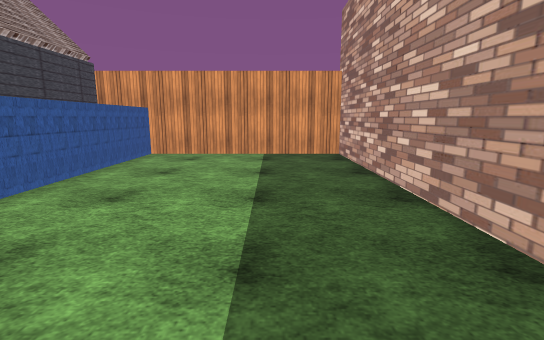
View 1 (above)

16 first-person views from a walk through a Unity game level. The camera is 1.4 m above the floor, tilts 10° down and sees 85° across. The floor is counted in squares, 1 m on a side. Each view is taken from the middle of a square. On the plan, view 1 faces up. The plan holds only what a view shows up to about 14 squares ahead; the rest is blank. The place goes on beyond the plan. The player is left out. Some surface patterns are stand-ins.

View 2
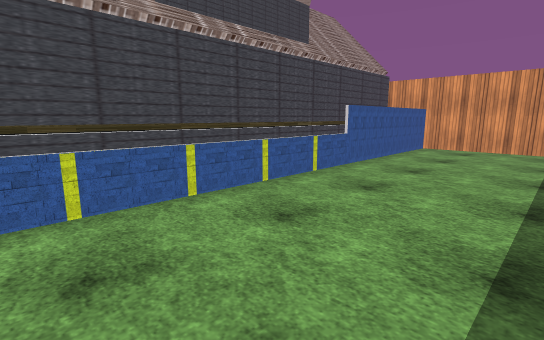

View 3
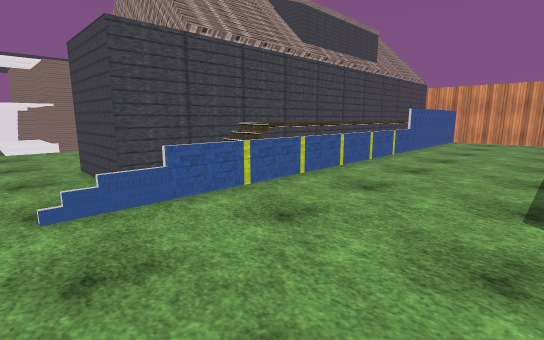

View 4
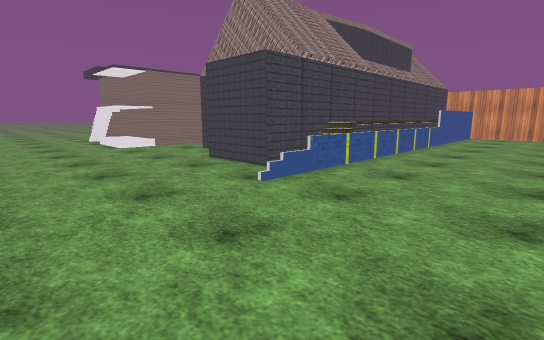

View 5
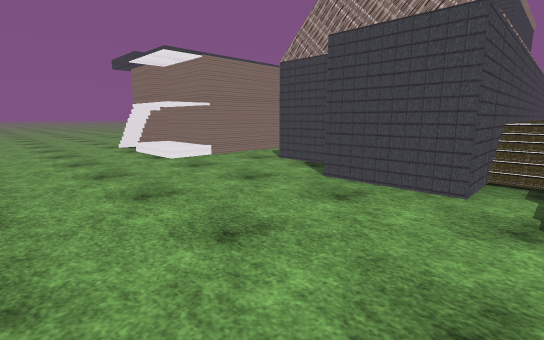

View 6
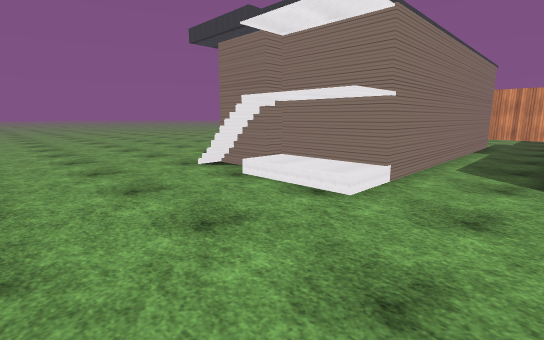

View 7
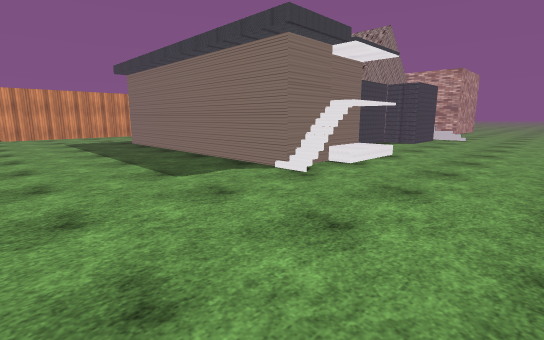

View 8
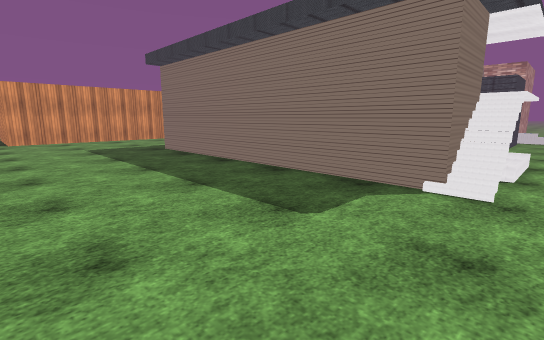

View 9
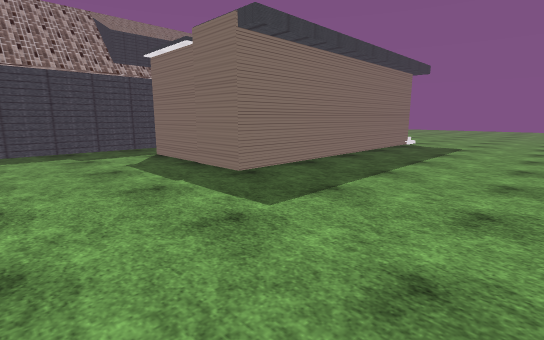

View 10
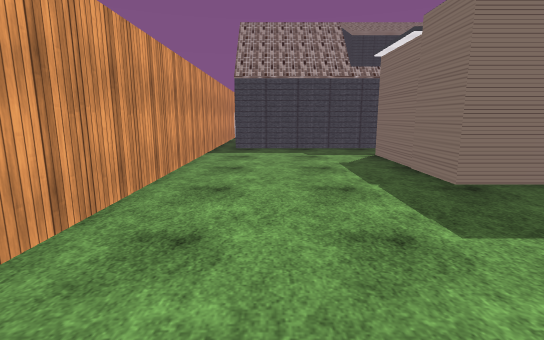

View 11
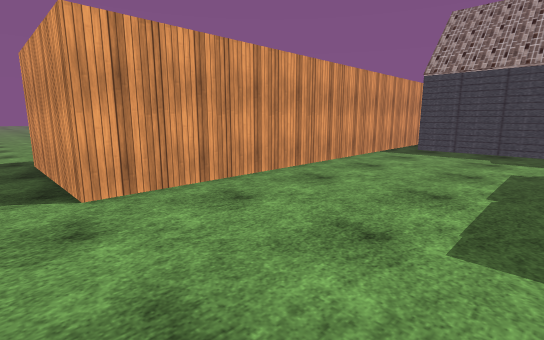

View 12
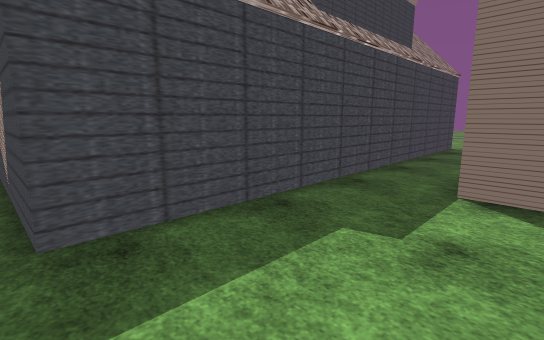

View 13
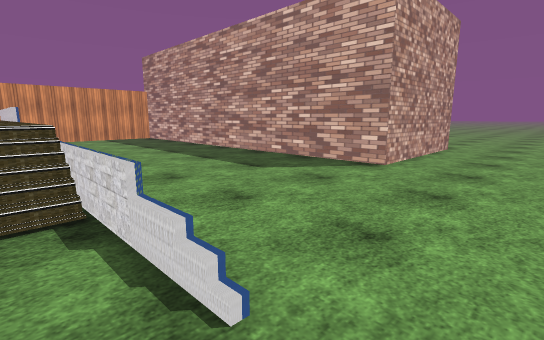

View 14
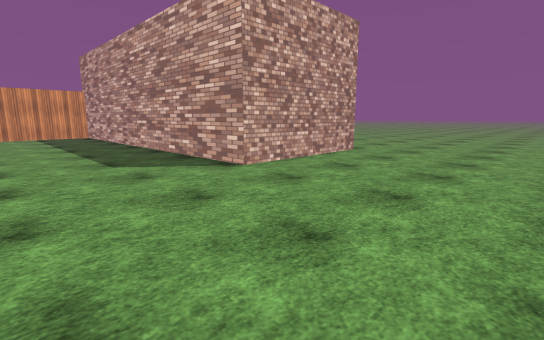

View 15
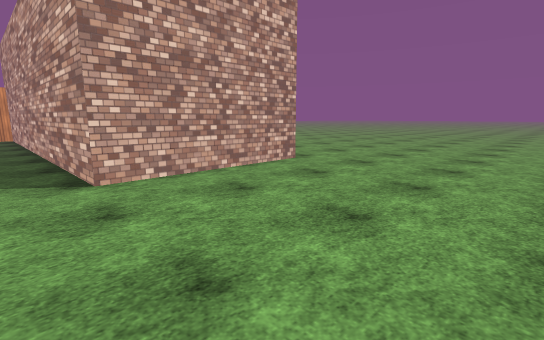

View 16
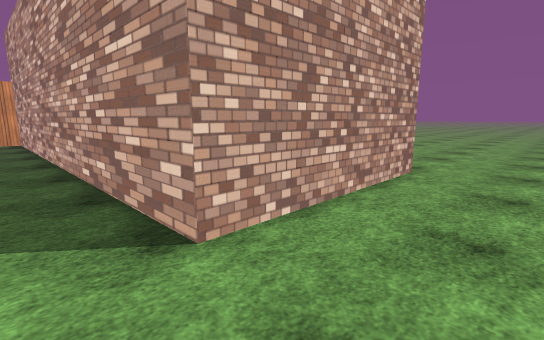

### Floor plan
Key: @ floor where view 1 was taken; # wall or solid block; . main floor; : floor 0.25 m higher than the main floor; H house; B building.
Columns run from 26 left of view 1 to 10 right of it. Each row starts with its distance up from view 1.
 17 .#
 16 .#
 15 .#
 14 .#
 13 .#
 12 .##############    ###########
 11 ..............HHHHHHHH.......#
 10 ..............HHHHHHHH.......#
  9 ..............HHHHHHHH.......#
  8 ..............HHHHHHHH.......#
  7 ..............HHHHHHHH.......#
  6 ..............HHHH HHH.......#
  5 ......BBBBBB..HHHH HHH.......#
  4 ......B    B..HH   HHH.......#
  3 ......B    B..HH   HHH.......#
  2 ......B    B..H    HHH.......#
  1 ......B    B..H    HHH.......#
  0 ......B    B..H  HHHHH....@..#
 -1 ......B    B..H  HHHHH.......#
 -2 ......B    B..HH HHHHH.......#
 -3 ......B    B..HH HHHHH.......#
 -4 ......B    B..HHHHHHHH.......#
 -5 ......B    B.....H  HH.......#######.
 -6 ......BBBBBB.....HHHHH...............
 -7 .......BB:::.........H...............
 -8 .....................................
 -9 .....................................
-10 .....................................
-11 .....................................
-12 . ...................................

Where each view was taken, in squares from view 1:
view 1: 0 up, 0 right, facing up
view 2: 3 down, 0 right, facing up-left
view 3: 8 down, 0 right, facing up-left
view 4: 12 down, 0 right, facing up-left
view 5: 12 down, 5 left, facing up-left
view 6: 12 down, 12 left, facing up-left
view 7: 12 down, 26 left, facing up-right
view 8: 8 down, 26 left, facing up-right
view 9: 10 up, 26 left, facing down-right
view 10: 9 up, 26 left, facing right
view 11: 6 up, 26 left, facing up-right
view 12: 11 up, 16 left, facing down-right
view 13: 9 down, 6 left, facing up-right
view 14: 12 down, 3 left, facing up-right
view 15: 12 down, 1 right, facing up-right
view 16: 8 down, 1 right, facing up-right
